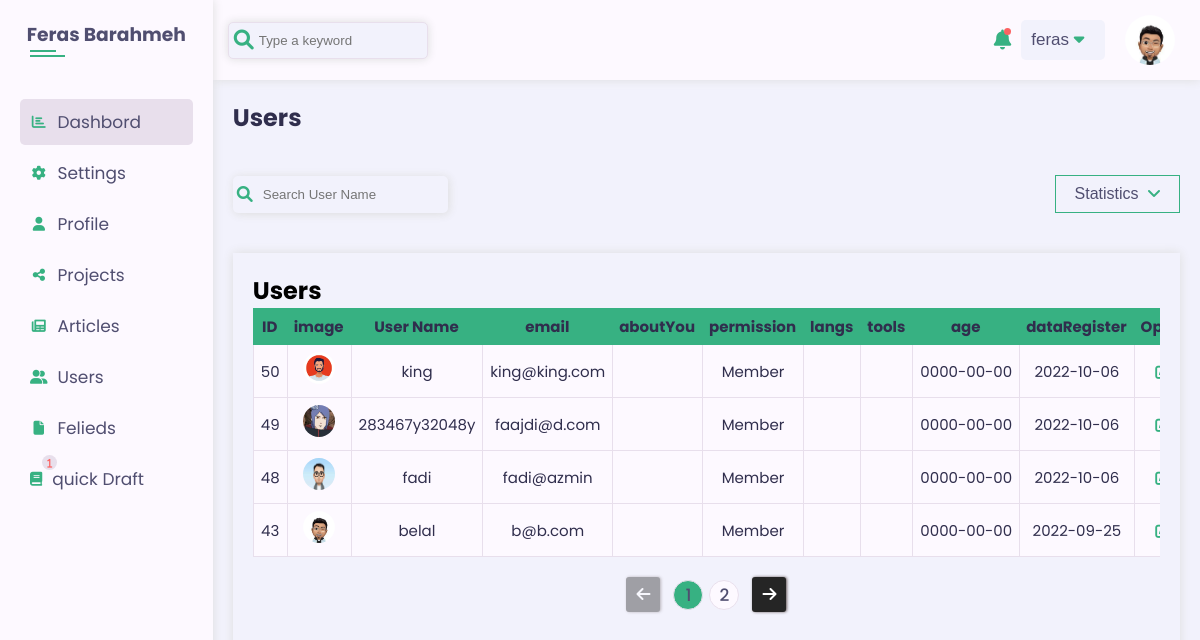
The app's page /admin/users.php?show=users (signed in) with its own data.
### tables this page shows
CREATE TABLE `users` (
  `IdUser` int(11) NOT NULL COMMENT 'Identify user number',
  `userName` char(255) NOT NULL,
  `password` varchar(255) NOT NULL,
  `email` varchar(255) NOT NULL,
  `fullName` varchar(255) NOT NULL,
  `aboutYou` varchar(255) NOT NULL,
  `langs` varchar(255) DEFAULT NULL,
  `tools` text DEFAULT NULL,
  `permission` tinyint(11) NOT NULL,
  `age` date NOT NULL,
  `githup` varchar(50) DEFAULT NULL,
  `facebook` varchar(50) DEFAULT NULL,
  `twitter` varchar(50) DEFAULT NULL,
  `linkedin` varchar(50) DEFAULT NULL,
  `website` varchar(255) DEFAULT NULL,
  `nickname` varchar(50) DEFAULT NULL,
  `gender` varchar(6) DEFAULT NULL,
  `location` varchar(60) DEFAULT NULL,
  `education` text DEFAULT NULL,
  `work` text DEFAULT NULL,
  `imageName` varchar(255) DEFAULT NULL,
  `dataRegister` date NOT NULL
);

### commonBetweenBackFront/php/functions.php (called while the page is built, shortened)
        <?php
class Queries {
    public static function FromTable($filed='*', $table, $condition=NULL, $typeFetch = 'fetchAll', $ordered = null, $typeOrders = 'DESC', $limit = NULL) {
        global $db;
        if($ordered === null) {
            $stmt = $db->prepare("SELECT $filed FROM $table $condition $limit");
        } else {
            $stmt = $db->prepare("SELECT $filed FROM $table $condition ORDER BY $ordered $typeOrders $limit");
        }
        $stmt->execute();
        if ($typeFetch === 'fetchAll')
            $requerd = $stmt->fetchAll();
        elseif($typeFetch === 'fetch') {
            $requerd = $stmt->fetch();
        }
        return $requerd;
    }
}
class GetRequests {
    public static function IfGet() {
        if(! empty($_GET)) {
            return true;
        } else {
            return false;
        }
    }
    public static function GetValueGet($nameGet) {
        if (GetRequests::IfGet() && isset($_GET[$nameGet])) {
            return $_GET[$nameGet];
        }
    }
}

### admin/users.php (the view, shortened to what this page needs)
<?php
    include ('init.php');
        ?>
        <?php
function WhoShowed () {
    $WantShow = GetRequests::GetValueGet('show');
    $data = null;
    if ($WantShow  === "users")
        $data = Queries::FromTable("*", 'users', "WHERE permission = 0", 'fetchAll', 'IdUser');
    else if ($WantShow === 'admins')
        $data = Queries::FromTable("*", 'users', "WHERE permission = 1");
    else if ($WantShow === 'prog')
        $data = Queries::FromTable("*", 'users', "WHERE permission = 2");
    return $data;
}
function SetColoumByPermistionHeader() {
    $permitiomUser = Queries::FromTable("permission", "users", "WHERE IdUser = " . $_SESSION["IdUser"], "fetch")["permission"];
    if ($permitiomUser === 1 ) {
        ?>
            <td>Options</td>
        <?php
    }
        ?>
        <?php
}
function SetColoumByPermistionTbody($info) {
    $permitiomUser = Queries::FromTable("permission", "users", "WHERE IdUser = " . $_SESSION["IdUser"], "fetch")["permission"];
    if ($permitiomUser === 1 ) {
        ?>
            <td>
                <a href="users.php?actionMember=edit&IdUser=<?php echo $info['IdUser'] ?>" class="process-btn"><i class="fa-solid fa-pen-to-square"></i></a>
            </td>
        <?php
    }
        ?>
        <?php
}
function SetNamePermission($permission) {
    if ($permission === 1) {
        echo "Leader";
    } elseif ($permission === 2) {
        echo "Co-Leader";
    } else {
        echo "Member";
    }
}
function PrintDataUser() {
    $data = WhoShowed();
    global $commfilesuploaded;
    foreach ($data as $info) {
        ?>
            <tr>
                <td><?php echo $info['IdUser'] ?></td>
                <td><?php ShowImage::SetImg($commfilesuploaded. 'users/', $info['imageName'], "vs-img") ?></td>
                <td user-name="<?php echo $info['userName'] ?>"><?php echo $info['userName'] ?></td>
                <td><?php echo $info['email'] ?></td>
                <td><?php echo $info['aboutYou'] ?></td>
                <td><?php SetNamePermission($info['permission']) ?></td>
                <td><?php echo $info['langs'] ?></td>
                <td><?php echo $info['tools'] ?></td>
                <td><?php echo $info['age'] ?></td>
                <td><?php echo $info['dataRegister'] ?></td>
                <?php SetColoumByPermistionTbody($info) ?>
            </tr>
        <?php
    }
}
            ?>
    <?php
function StructerPage() {
    ?>
        <div class="dashbord flex">
            <h2 class="title p-20">Users</h2>
            <div class="content-page">
                <header class="additions relative between-ele p-20">
                        <div class="input-search-contanier relative">
                            <i class="fa fa-magnifying-glass search-icon"></i>
                            <input type="search" name="" id="search-id-userName" class="search-input" placeholder="Search User Name">
                        </div>
                        <button class="users-statistics relative" id="users-statistics">
                            <span class="angels">Statistics <i class="fa fa-angle-down ml-5 show"></i> <i class="fa fa-angle-up ml-5"></i></span>
                        </button>
                </header>
                <div class="show-projects p-20 box-sh-op10-clwh m-20">
                    <h2 class="mt-0">Users</h2>
                    <div class="responsive-table">
                        <table class="w-fu fs-15">
                            <thead>
                                <tr>
                                    <td class="cursor-pointer head-table-td">ID</td>
                                    <td class="cursor-pointer head-table-td">image</td>
                                    <td class="cursor-pointer head-table-td">User Name</td>
                                    <td class="cursor-pointer head-table-td">email</td>
                                    <td class="cursor-pointer head-table-td">aboutYou</td>
                                    <td class="cursor-pointer head-table-td">permission</td>
                                    <td class="cursor-pointer head-table-td">langs</td>
                                    <td class="cursor-pointer head-table-td">tools</td>
                                    <td class="cursor-pointer head-table-td">age</td>
                                    <td class="cursor-pointer head-table-td">dataRegister</td>
                                    <?php SetColoumByPermistionHeader() ?>
                                </tr>
                            </thead>
                            <tbody id="tBody">
                                <?php PrintDataUser() ?>
                            </tbody>
                        </table>
                        <div class="pointer partition-table-bar m-20 center-ele" id="pointer-slide">
                            <span id="previous-btn" class="previous round btn-shape btn-shape-black  btn-shape-cl-w mr-10 inline-block"><i class="fa fa-arrow-left"></i></span>
                            <div class="count-slides flex " id="count-slides">
                            </div>
                            <span id="next-btn" class="next round btn-shape btn-shape-black  btn-shape-cl-w ml-10"><i class="fa fa-arrow-right"></i></span>
                        </div>
                    </div>
                </div>
            </div>
        </div>
    <?php
}
    function ControlledFunction() {
        switch (GetRequests::GetValueGet('actionMember')) {
            default:
                StructerPage();
                break;
        }
    }
    ControlledFunction();
    include ($tpl . 'footer.php');
    ?>

### commonBetweenBackFront/php/images.php (shortened to what this page needs)
<?php
    class ShowImage {
        public static function SetImg($path, $nameImg, $class = NULL ) {
            global $commfilesImags;
            if ( ! empty ($nameImg)) {
                ?> <img src="<?php echo $path . $nameImg ?>" alt="Image" class="<?php echo $class ?>"> <?php
            } else {
                ?>  <img src="<?php echo $commfilesImags ?>/imagesProject/defaultImg.jpg" alt="Image" class="<?php echo $class ?>"> <?php
            }
        }
    }

### admin/layout/dashbord.css (style rules this page uses)
.dashbord { min-height: 100vh; }
.dashbord h1, .dashbord .title { color: var(--text-black-900); }
.dashbord h1::before, .dashbord .title::before { width: 40px; top: 30px; }
.dashbord h1::after, .dashbord .title::after { width: 60px; top: 35px; }
.show-projects table { min-width: 1000px; border-spacing: unset; transition: all 3s ease-in-out; }
.show-projects table thead td { background-color: var(--skin-color); font-weight: bold; }
.show-projects table td { padding: 7px; color: var(--text-black-900); background-color: var(--bg-black-100); transition: all 3s ease-in-out; padding: 7px; color: var(--text-black-900); background-color: var(--bg-black-100); transition: all 3s ease-in-out; white-space: nowrap; overflow-x: auto; text-align: center; transition: color .1s ease-in-out; }
.show-projects table tbody { transition: all 3s ease-in-out; }
.show-projects table tbody td { border-left: 1px solid var(--bg-black-50); border-bottom: 1px solid var(--bg-black-50); }
.show-projects table tbody td i { color: var(--skin-color); }
.show-projects table td img { width: 32px; height: 32px; background-color: var(--bg-black-50); border-radius: 50%; }
.previous, .next { transition: all .3s ease-in-out; cursor: pointer; }

### commonBetweenBackFront/css/shortcut.css (style rules this page uses)
.inline-block { display: inline-block; }
.flex { display: flex; }
.w-fu { width: 100%; }
.p-20 { padding: 20px; }
.m-20 { margin: 20px; }
.mt-0 { margin-top: 0; }
.mr-10 { margin-right: 10px; }
.ml-5 { margin-left: 5px; }
.ml-10 { margin-left: 10px; }
.relative { position: relative; }
.fs-15 { font-size: 15px; }
.box-sh-op10-clwh { box-shadow: 0 0 10px #DDD; }
.center-ele { display: flex ; align-items: center; justify-content: center; }
.between-ele { display: flex; align-items: center; justify-content: space-between; }
.btn-shape { padding: 5px 10px 5px 10px; width: fit-content; background-color: var(--skin-color); color: #443434; text-transform: capitalize; transition: color .3s ease-in-out; box-shadow: 1px 0px 3px #665a5a; border-radius: 3px; outline: none; border: none; cursor: pointer; }
.btn-shape-black { background-color: rgb(37, 37, 37); }
.btn-shape-cl-w { color: #fff; }
.vs-img { width: 50px; height: 50px; }
.responsive-table { overflow-x: auto; }
.cursor-pointer { cursor: pointer; }

### admin/layout/backend.css (style rules this page uses)
.search-input { position: relative; padding: 11px 8px 11px 30px; outline: none; border: none; background: transparent; transition: border .3s ease-in-out; box-shadow: 1px 1px 10px #ddd; border-radius: 5px; }
.search-icon { position: absolute; z-index: 100; transform: translateY(-50%); top: 50%; left: 4px; color: var(--skin-color); }
.additions .users-statistics { outline: none; border: 1px solid var(--skin-color); padding: 9px 19px; color: var(--text-black-700); font-size: 16px; background-color: transparent; cursor: pointer; }
.additions .users-statistics .angels i { opacity: 0; position: absolute; color: var(--skin-color); }
.additions .users-statistics .angels i.show { opacity: 1; display: inline-block; position: relative; }

### commonBetweenBackFront/css/globalEdit.css (style rules this page uses)
:root { --bg-black-900: #f2f2fc; --bg-black-100: #fdf9ff; --bg-black-50: #e8dfec; --text-black-900 : #302e4d; --text-black-700 : #504e70; --danger--900: #fb6262; --skin-color: #37b182; }
* { -moz-box-sizing: border-box; -webkit-box-sizing: border-box; box-sizing: border-box; padding: 0px; margin: 0px; }
a { text-decoration: none; color: var(--text-black-700); }
body { margin: 0; font-family: 'Poppins', sans-serif; transition: all 3s ease-in-out; background-color: var(--bg-black-900); }

### records on screen
users: IdUser "50", imageName (picture), userName "king", email "king@king.com", permission "Member", age "0000-00-00", dataRegister "2022-10-06"
users: IdUser "49", imageName (picture), userName "283467y32048y", email "faajdi@d.com", permission "Member", age "0000-00-00", dataRegister "2022-10-06"
users: IdUser "48", imageName (picture), userName "fadi", email "fadi@azmin", permission "Member", age "0000-00-00", dataRegister "2022-10-06"
users: IdUser "43", imageName (picture), userName "belal", email "b@b.com", permission "Member", age "0000-00-00", dataRegister "2022-09-25"

### other values on screen
$countDraft "1"
$_SESSION['adminName'] "feras"
